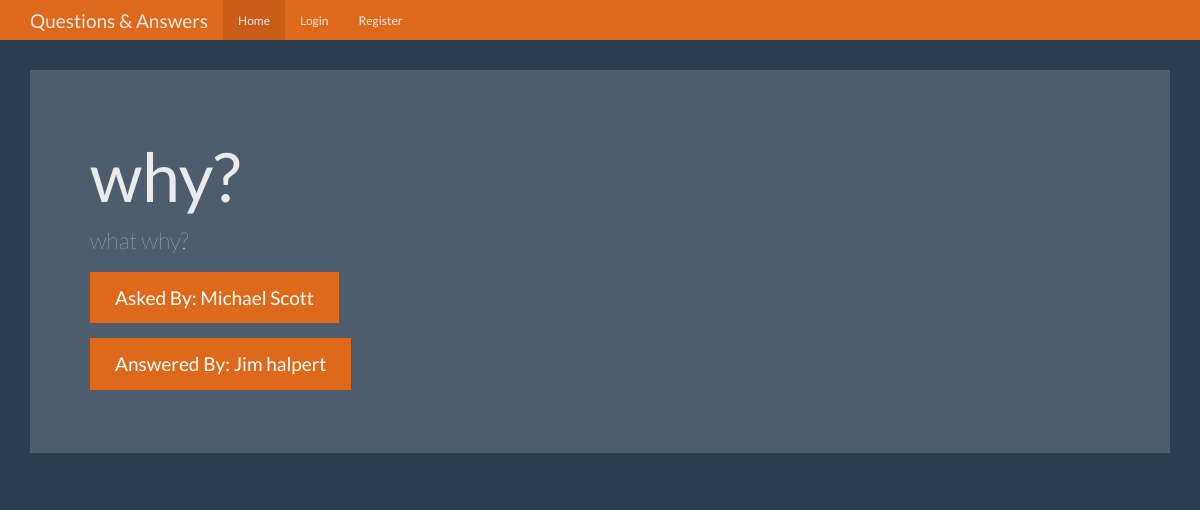
Screenshot of /question/1 with the database file from the repository.
### tables this page shows
CREATE TABLE questions(id integer primary key autoincrement, question text not null, ans_text text, asked_id integer not null, expert_id integer not null);

CREATE TABLE users(id integer primary key autoincrement, name text not null, password text not null, expert boolean not null, admin boolean not null);

### app.py (the view)
@app.route('/question/<question_id>')
def question(question_id):
    user = get_current_user()
    question = database.get_queans_by_id(question_id)
    return render_template('question.html', user=user, question=question)

### app.py (called while the page is built)
def get_current_user():
    user = None
    if 'user' in session:
        user = database.get_user_by_name(session['user'])
    return user

### db/database.py (called while the page is built)
def get_queans_by_id(question_id):
    with DatabaseConnection('questions.db') as connection:
        cursor = connection.cursor()
        cursor.execute(
            'SELECT questions.id, questions.question, questions.ans_text, askers.name, experts.name FROM questions JOIN users AS askers ON askers.id=questions.asked_id JOIN users AS experts ON experts.id=questions.expert_id WHERE questions.id=?', [question_id]
        )
        queans = cursor.fetchone()
        if queans:
            return queans
        return None

### db/database_connection_cm.py (called while the page is built)
    def __enter__(self):
        self.connection = sqlite3.connect(self.host)
        return self.connection

    def __exit__(self, a, b, c):
        if a or b or c:
            self.connection.close()
        else:
            self.connection.commit()
            self.connection.close()

### templates/question.html (shortened to what this page needs)
{%extends 'base.html'%}
{%from 'show_links.html' import show_links%}
{%block nav%} {{show_links(user)}} {%endblock%}
{%block body%}
<div class="jumbotron">
  <h1>{{question[1]}}</h1>
  <p>{{question[2]}}</p>
  <p><a class="btn btn-primary btn-lg">Asked By: {{question[3]}}</a></p>
  <p>
    <a class="btn btn-primary btn-lg">Answered By: {{question[4]}}</a>
  </p>
</div>
{%endblock%}

### static/theme.css (style rules this page uses)
body { padding-top: 70px; padding-bottom: 30px; }

### rows the page displays
questions: question "why?", ans_text "what why?"
users: name "Michael Scott"
users: name "Jim halpert"
